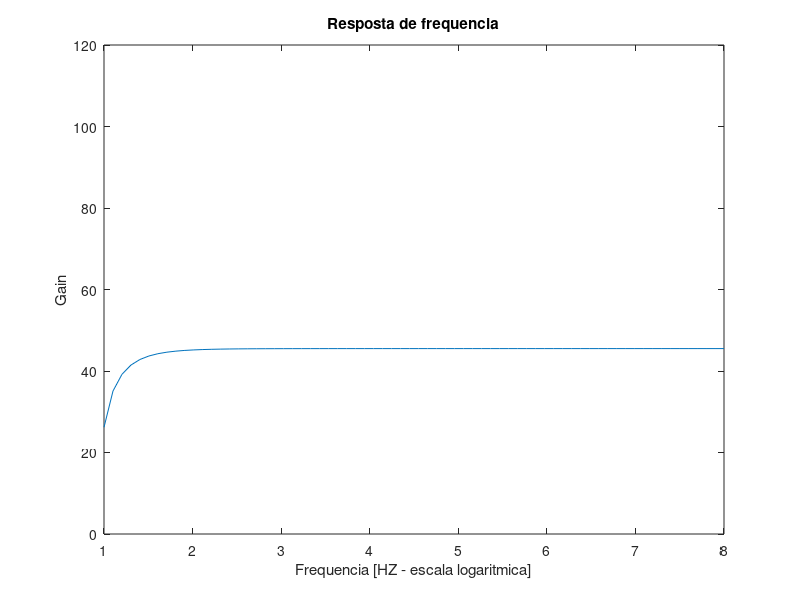

The MATLAB script that drew this image:
%gain stage

VT=25e-3
BFN=178.7
VAFN=69.7
RE1=200
RC1=950
RB1=80000
RB2=20000
VBEON=0.7
VCC=12
RS=100

fid = fopen("initialdata_tab.tex","w")
fprintf(fid, "VT & %f \\\\ \\hline \n", VT)
fprintf(fid, "BFN& %f \\\\ \\hline \n", BFN)
fprintf(fid, "VAFN& %f \\\\ \\hline \n", VAFN)
fprintf(fid, "RE1& %f \\\\ \\hline \n", RE1)
fprintf(fid, "RC1& %f \\\\ \\hline \n", RC1)
fprintf(fid, "RB1& %f \\\\ \\hline \n", RB1)
fprintf(fid, "RB2& %f \\\\ \\hline \n", RB2)
fprintf(fid, "VBEON& %f \\\\ \\hline \n", VBEON)
fprintf(fid, "VCC& %f \\\\ \\hline \n", VCC)
fprintf(fid, "RS& %f \\\\ \\hline \n", RS)
fclose(fid)

%Operating point

RB=1/(1/RB1+1/RB2)
VEQ=RB2/(RB1+RB2)*VCC
IB1=(VEQ-VBEON)/(RB+(1+BFN)*RE1)
IC1=BFN*IB1
IE1=(1+BFN)*IB1
VE1=RE1*IE1
VO1=VCC-RC1*IC1
VCE=VO1-VE1

fid = fopen("data_tab.tex","w")
fprintf(fid, "RB & %f \\\\ \\hline \n", RB)
fprintf(fid, "VEQ&%f \\\\ \\hline \n", VEQ)
fprintf(fid, "IB1&%f \\\\ \\hline \n", IB1)
fprintf(fid, "IC1&%f \\\\ \\hline \n", IC1)
fprintf(fid, "IE1&%f \\\\ \\hline \n", IE1)
fprintf(fid, "VE1&%f \\\\ \\hline \n", VE1)
fprintf(fid, "VO1&%f \\\\ \\hline \n", VO1)
fprintf(fid, "VCE&%f \\\\ \\hline \n", VCE)
fclose(fid)

%Incremental

gm1=IC1/VT
rpi1=BFN/gm1
ro1=VAFN/IC1

ZI1 = 1/((1/RB)+(1/rpi1))
ZO1 = 1/((1/RC1)+(1/ro1))
AV1 = - gm1*ZO1*(ZI1/(ZI1+RS))
AV1dB = 20*log10(abs(AV1))


%output stage

%Operating point

BFP = 227.3
VAFP = 37.2
RE2 = 50
VEBON = 0.7
VI2 = VO1
IE2 = (VCC-VEBON-VI2)/RE2
IC2 = BFP/(BFP+1)*IE2
VO2 = VCC - RE2*IE2

%Incremental

gm2 = IC2/VT
go2 = IC2/VAFP
gpi2 = gm2/BFP
ge2 = 1/RE2

AV2 = (gm2+gpi2)/(gm2+gpi2+go2+ge2)
AV2dB = 20*log10(AV2)
ZI2=(1/gpi2)/(1-AV2)
ZO2 = 1/(gm2+gpi2+go2+ge2)


%Circuito geral

rpi2=1/gpi2

ZI=ZI1
ZO = 1/(go2+(gm2*(rpi2/(rpi2+ZO1)))+ge2+(1/(rpi2+ZO1)))

prep1=1/(rpi2+ZO1)
prep2=(gm2*rpi2)/(rpi2+ZO1)
AV=(prep1+prep2)/(prep1+ge2+go2+prep2)*AV1
AVdB=20*log10(abs(AV))

%frequency response

f=logspace(1,8,70)
w=2*pi*f

R_in=100
C_i=0.0001
R1=80000
R2=20000
R_C=950
R_E=200
C_b=0.0025
R_out=50
C_o=0.0007
R_L=8


for i=1:length(f)

Z_Ci=1./(i*C_i*w(i))
Z_Cb=1./(i*C_b*w(i))
Z_Co=1./(i*C_o*w(i))

Z1=R_in+Z_Ci
Z2=1/((1/R1)+(1/R2))
Z3=1./((1/R_E)+(1./Z_Cb))

gpi1=1/rpi1
gZ2=1./Z2
gZ1=1./Z1
gZ3=1./Z3
go1=1/ro1
gRC=1/R_C
gR_out=1/R_out


A=[gpi1+gZ2+gZ1 0 -gpi1 0 ; gm1 go1+gRC+gpi2 -(go1+gm1) -gpi2 ; (gpi1+gm1) go1 -(gpi1+gm1+gZ3) 0 ; 0 (gpi2+gm2) 0 -(go2+gR_out+gm2+gpi2)]


b=[gZ1 0 0 0]
b=b'

R=A\b

Vi=1
I=(Vi-R(1))/Z1


Vs=Vi-I*R_in


Vo(i)=(R_L/(R_L+Z_Co))*R(4)

T=Vo/Vs

endfor

T_M=20*log10(abs(T))

yi=max(T_M)-3
xi=interp1(T_M,f,yi)



plot(log10(f),T_M)
xlim([1 8])
ylim([0 120])
title("Resposta de frequencia")
xlabel ("Frequencia [HZ - escala logaritmica]")
ylabel ("Gain")
print ("gain.eps", "-depsc")
